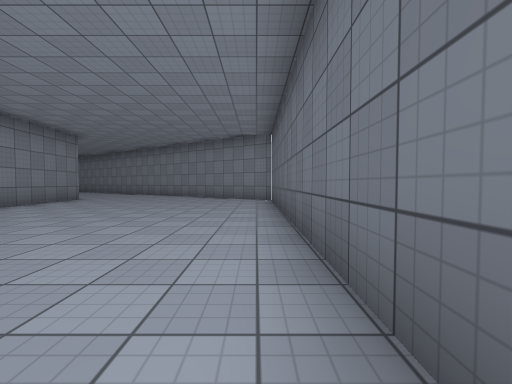
view 1 (above)

20 first-person views from a walk through a 3-D level made in the Unity game engine. The camera is 1.2 m above the floor, tilts 2° down and sees 90° across. The floor is counted in squares, 2 m on a side. Each view is taken from the middle of a square. On the plan, view 1 faces up. The plan holds only what a view shows up to about 9 squares ahead; the rest is blank. The place goes on beyond the plan. The player character is not drawn. Surface patterns are stand-ins for the level's own textures.

view 2
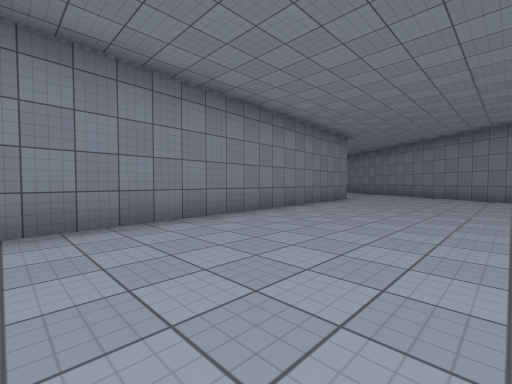

view 3
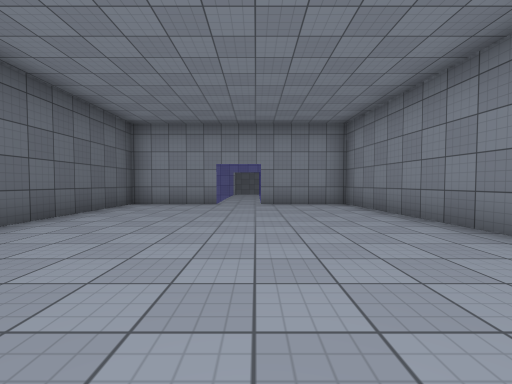

view 4
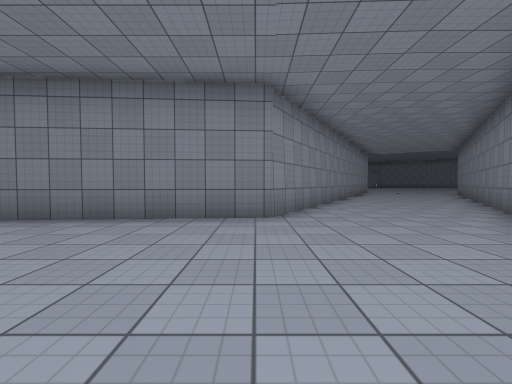

view 5
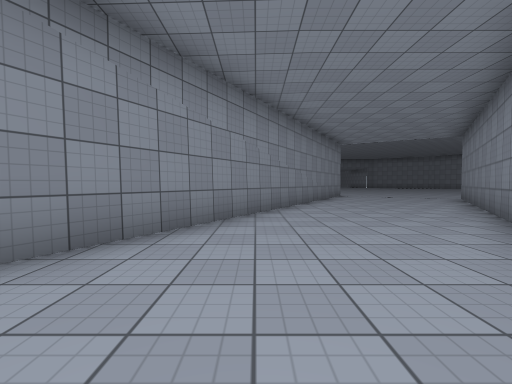

view 6
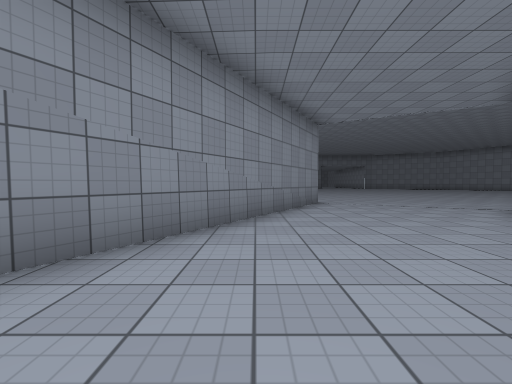

view 7
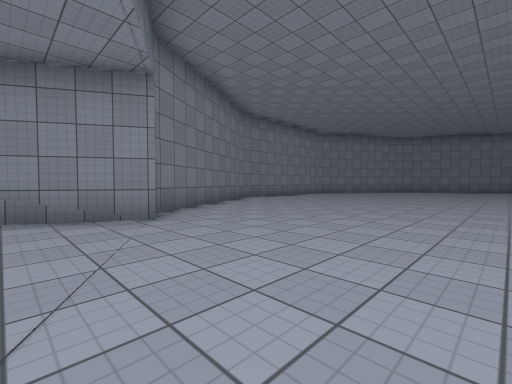

view 8
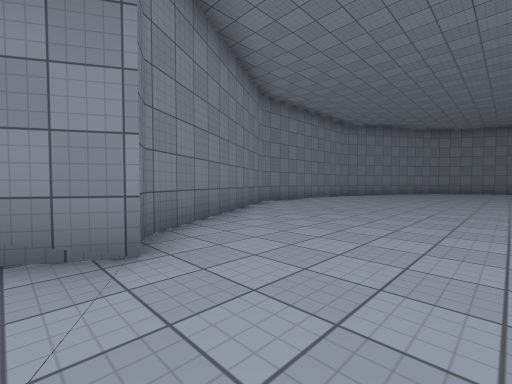

view 9
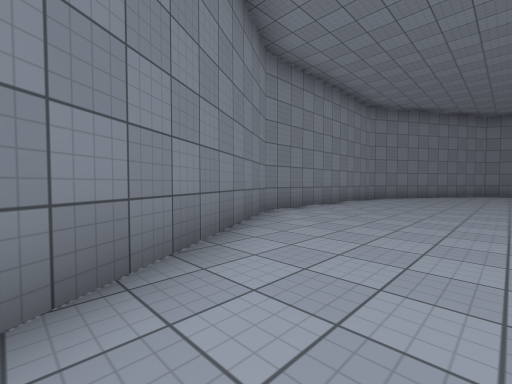

view 10
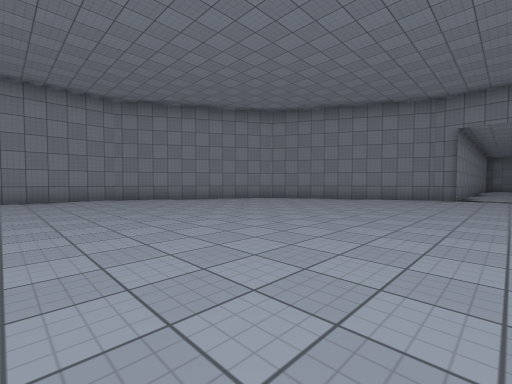

view 11
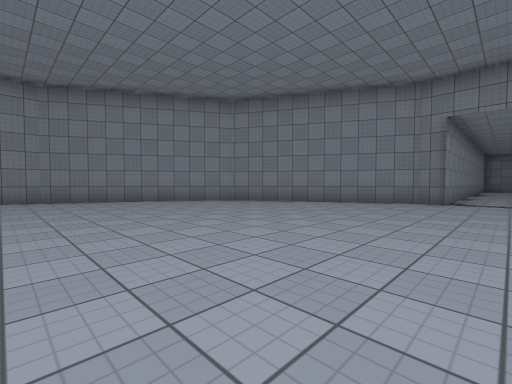

view 12
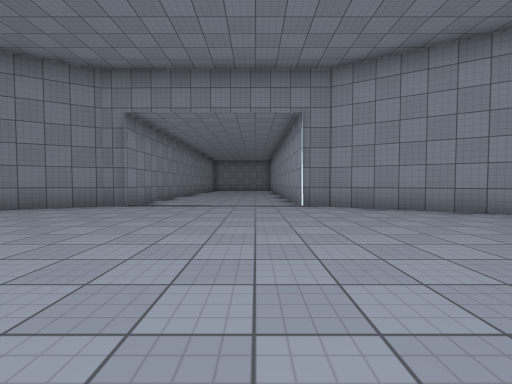

view 13
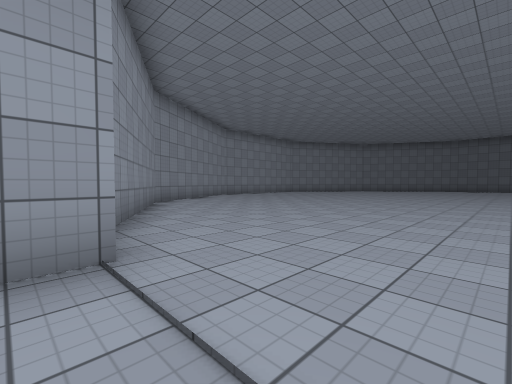

view 14
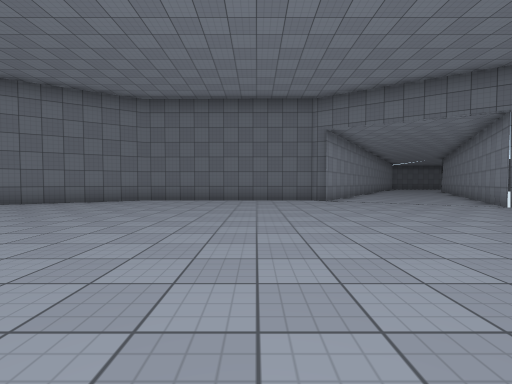

view 15
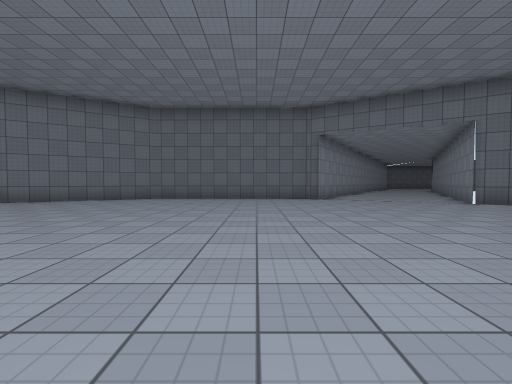

view 16
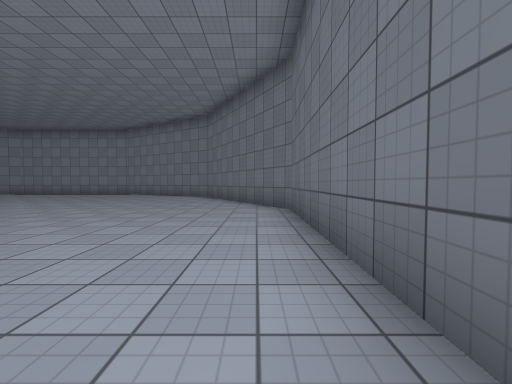

view 17
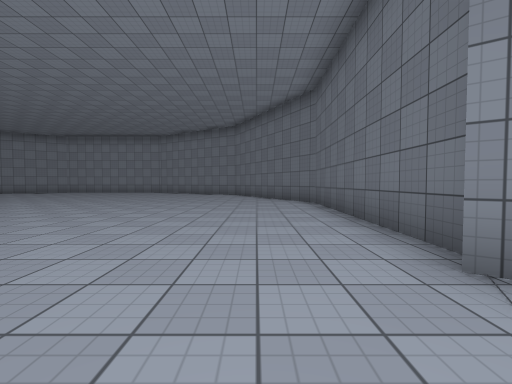

view 18
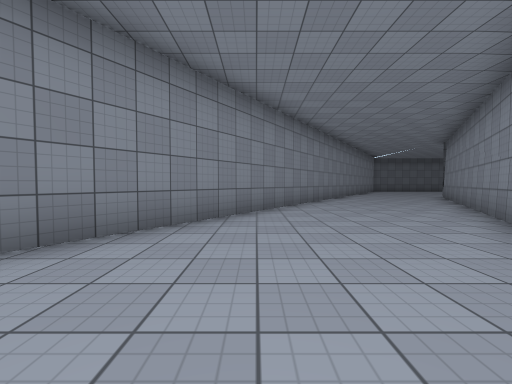

view 19
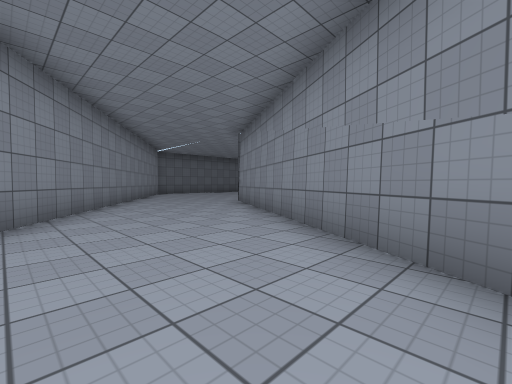

view 20
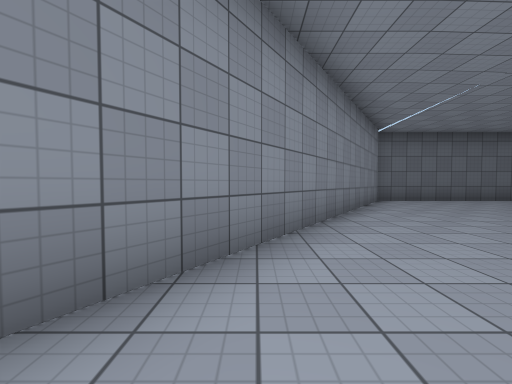

### Floor plan
Points are (right, up) in squares from view 1. A wall is a line through its corners. A room is listed if a view was taken in it or the views show most of it. See-through windows are left out.
Room 1 (views 1, 2, 3, 4, 5, 6, 7, 8, 9, 10, 11, 12, 13, 14, 15, 16, 17, 18, 19, 20)
walls: (-34.3, 29.5) (-36.5, 25.9) (-36.5, 25.1) (-37.9, 25.1); (-39.5, 20.7) (-36.5, 20.7) (-36.5, 20.1) (-33.7, 15.1) (-28.8, 12.2) (-23.1, 12.2) (-18.2, 15) (-17.7, 15.8) (-6.4, 9.2) (-5.6, -2.3) (-3.1, -2.3); (-1.9, -2.3) (0.5, -2.3) (0.5, 8.9) (-15.5, 19.6) (-15.3, 20) (-15.2, 25.8) (-17.3, 29.5)

Where each view was taken, in squares from view 1:
view 1: 0 up, 0 right, facing up
view 2: 0 up, 2 left, facing up-left
view 3: 5 up, 3 left, facing down
view 4: 9 up, 2 left, facing left
view 5: 12 up, 6 left, facing left
view 6: 14 up, 10 left, facing left
view 7: 20 up, 16 left, facing down-left
view 8: 18 up, 17 left, facing down-left
view 9: 16 up, 19 left, facing down-left
view 10: 22 up, 26 left, facing down-left
view 11: 22 up, 28 left, facing down-left
view 12: 24 up, 30 left, facing left
view 13: 23 up, 37 left, facing up-right
view 14: 22 up, 24 left, facing right
view 15: 22 up, 25 left, facing right
view 16: 20 up, 16 left, facing up
view 17: 18 up, 17 left, facing up
view 18: 17 up, 17 left, facing right
view 19: 15 up, 13 left, facing down-right
view 20: 13 up, 8 left, facing right
